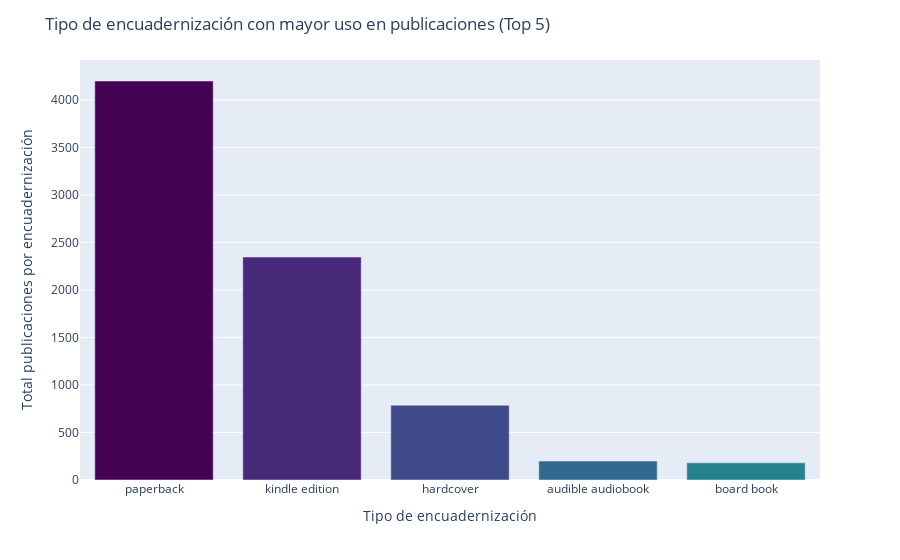

Notebook code cell kept with this figure:
### Code cell
bar_type = exp.bar(data_books['Type'].value_counts().head(5))
bar_type.update_traces(marker_color=color_palette)
bar_type.update_layout(showlegend=False, 
                       title='Tipo de encuadernización con mayor uso en publicaciones (Top 5)',
                       xaxis_title='Tipo de encuadernización',
                       yaxis_title='Total publicaciones por encuadernización')

### Figure 1 — Plotly figure (JSON) as saved in the notebook; plotly's stock layout.template omitted (floating-point values rounded to 4 significant figures)
{"data": [{"alignmentgroup": "True", "hovertemplate": "variable=count<br>Type=%{x}<br>value=%{y}<extra></extra>", "legendgroup": "count", "marker": {"color": ["#440154", "#482878", "#3e4a89", "#31688e", "#26828e", "#1f9e89", "#35b779", "#6dcd59", "#b4de2c", "#fde725", "#ff7f00", "#ffa07a", "#6495ed", "#8a2be2", "#da70d6", "#20b2aa"], "pattern": {"shape": ""}}, "name": "count", "offsetgroup": "count", "orientation": "v", "showlegend": true, "textposition": "auto", "type": "bar", "x": ["paperback", "kindle edition", "hardcover", "audible audiobook", "board book"], "xaxis": "x", "y": [4200, 2347, 787, 199, 181], "yaxis": "y"}], "layout": {"barmode": "relative", "legend": {"title": {"text": "variable"}, "tracegroupgap": 0}, "margin": {"t": 60}, "showlegend": false, "title": {"text": "Tipo de encuadernización con mayor uso en publicaciones (Top 5)"}, "xaxis": {"anchor": "y", "domain": [0, 1], "title": {"text": "Tipo de encuadernización"}}, "yaxis": {"anchor": "x", "domain": [0, 1], "title": {"text": "Total publicaciones por encuadernización"}}}}
